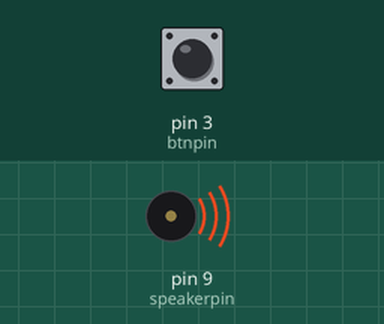
Bench run of a sketch on a simulated Arduino Uno, built with avr-gcc and run on an emulated ATmega328P. Parts: buzzer (waves = sounding). The inputs (shaded band) are chosen by the test bench; at power-on: pin 3 (btnpin) HIGH.

Above: at 0.1 s.
Timing chart, 0 to 40.0 s (numbered marks = the images above):
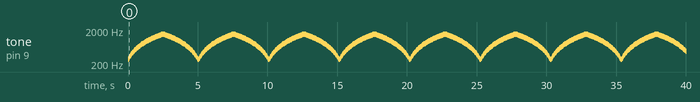

Measured:
- by itself, tone on pin 9 (speakerpin): plays 275 Hz for 0.05 s, 300 Hz for 0.05 s, 325 Hz for 0.05 s, 350 Hz for 0.05 s, 375 Hz for 0.05 s, 400 Hz for 0.05 s … (793 notes in this stretch)

The sketch:

siren.ino
```cpp
/* This sketch creates a siren with two modes, switched using a button.
   The first mode is a sound that progresses and regresses in noticable steps (default when the button is not pushed).
   The second mode is a continuous, classic siren.
   To get it to work you need to connect your speaker's (+) to pin9, and the button input to pin3, in a PULLUP configuration
   (connect the button's 2nd terminal to GND).
*/

// Variables and constants
const int speakerpin = 9;
const int btnpin     = 3;

int addtone, note, btnval, iterations, interval, midway;

void setup() {
  pinMode( speakerpin, OUTPUT       );
  pinMode( btnpin,     INPUT_PULLUP );
}

void loop() {
  btnval = digitalRead( btnpin );
  note    = 250;

  if ( btnval == LOW ) {
    addtone    = 5;
    iterations = 500;
    interval   = 5;
  } else {
    iterations = 100;
    addtone    = 25;
    interval   = 50;
  }

  midway = iterations / 2;
  for ( int i = 0; i <= iterations; i++ ) {
    note += addtone;
    tone( speakerpin, note );
    delay( interval );
    if ( i == midway ) {
      addtone *= -1;
    }
  }
}
```
